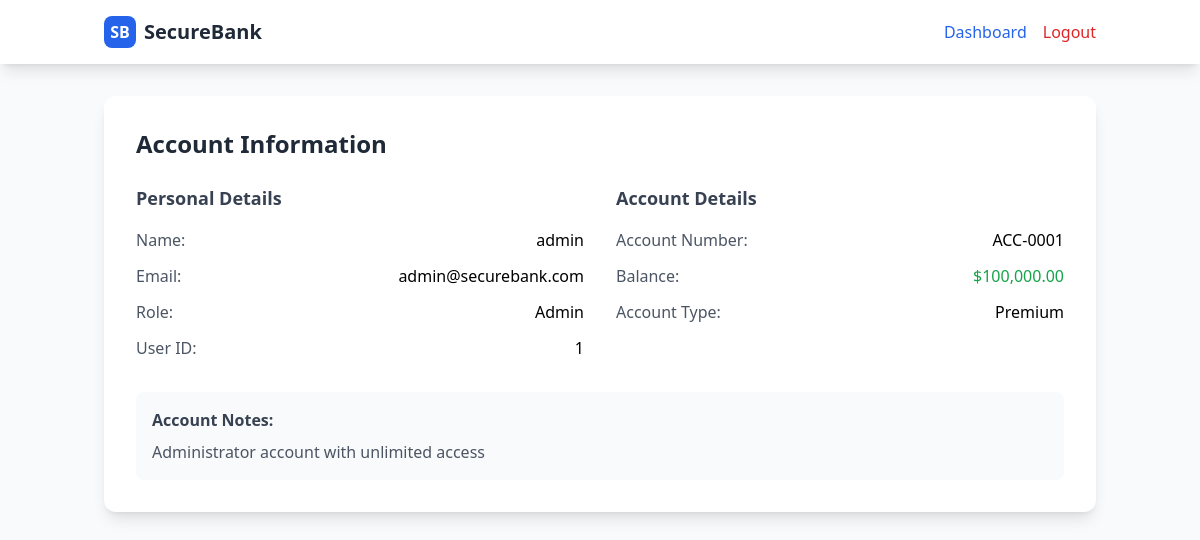
The app's page /account.php (signed in) with its own data.
### tables this page shows
CREATE TABLE accounts (
    id INT PRIMARY KEY AUTO_INCREMENT,
    user_id INT,
    account_number VARCHAR(20) UNIQUE,
    balance DECIMAL(10,2) DEFAULT 0.00,
    account_type ENUM('checking', 'savings', 'premium') DEFAULT 'checking',
    notes TEXT,
    FOREIGN KEY (user_id) REFERENCES users(id) ON DELETE CASCADE
);

CREATE TABLE users (
    id INT PRIMARY KEY AUTO_INCREMENT,
    username VARCHAR(50) UNIQUE NOT NULL,
    email VARCHAR(100) NOT NULL,
    password VARCHAR(255) NOT NULL,
    role ENUM('admin', 'premium', 'regular') DEFAULT 'regular',
    created_at TIMESTAMP DEFAULT CURRENT_TIMESTAMP
);

### account.php (the view, shortened to what this page needs)
<?php
require_once 'includes/config.php';
$user_id = $_GET['user_id'] ?? $_SESSION['user_id'];
$stmt = $pdo->prepare("SELECT u.*, a.* FROM users u
                       LEFT JOIN accounts a ON u.id = a.user_id
                       WHERE u.id = ?");
$stmt->execute([$user_id]);
$account_data = $stmt->fetch(PDO::FETCH_ASSOC);
?>
<!DOCTYPE html>
<html lang="en">
<head>
    <script src="https://cdn.tailwindcss.com"></script>
</head>
<body class="bg-gray-50 min-h-screen">
    <nav class="bg-white shadow-lg">
        <div class="container mx-auto px-4">
            <div class="flex justify-between items-center py-4">
                <div class="flex items-center space-x-2">
                    <div class="w-8 h-8 bg-blue-600 rounded-lg flex items-center justify-center">
                        <span class="text-white font-bold">SB</span>
                    </div>
                    <h1 class="text-xl font-bold text-gray-800">SecureBank</h1>
                </div>
                <div class="flex items-center space-x-4">
                    <a href="dashboard.php" class="text-blue-600 hover:text-blue-800">Dashboard</a>
                    <a href="logout.php" class="text-red-600 hover:text-red-800">Logout</a>
                </div>
            </div>
        </div>
    </nav>
    <div class="container mx-auto px-4 py-8">
        <?php if (isset($error)): ?>
            <div class="bg-red-100 border border-red-400 text-red-700 px-4 py-3 rounded mb-4">
                <?php echo htmlspecialchars($error); ?>
            </div>
        <?php else: ?>
            <div class="bg-white rounded-xl shadow-lg p-8 mb-8">
                <h2 class="text-2xl font-bold text-gray-800 mb-6">Account Information</h2>
                <div class="grid md:grid-cols-2 gap-8">
                    <div>
                        <h3 class="text-lg font-semibold text-gray-700 mb-4">Personal Details</h3>
                        <div class="space-y-3">
                            <div class="flex justify-between">
                                <span class="text-gray-600">Name:</span>
                                <span class="font-medium"><?php echo htmlspecialchars($account_data['username']); ?></span>
                            </div>
                            <div class="flex justify-between">
                                <span class="text-gray-600">Email:</span>
                                <span class="font-medium"><?php echo htmlspecialchars($account_data['email']); ?></span>
                            </div>
                            <div class="flex justify-between">
                                <span class="text-gray-600">Role:</span>
                                <span class="font-medium capitalize"><?php echo htmlspecialchars($account_data['role']); ?></span>
                            </div>
                            <div class="flex justify-between">
                                <span class="text-gray-600">User ID:</span>
                                <span class="font-medium"><?php echo htmlspecialchars($account_data['id']); ?></span>
                            </div>
                        </div>
                    </div>
                    <div>
                        <h3 class="text-lg font-semibold text-gray-700 mb-4">Account Details</h3>
                        <div class="space-y-3">
                            <div class="flex justify-between">
                                <span class="text-gray-600">Account Number:</span>
                                <span class="font-medium"><?php echo htmlspecialchars($account_data['account_number'] ?? 'N/A'); ?></span>
                            </div>
                            <div class="flex justify-between">
                                <span class="text-gray-600">Balance:</span>
                                <span class="font-medium text-green-600">$<?php echo number_format($account_data['balance'] ?? 0, 2); ?></span>
                            </div>
                            <div class="flex justify-between">
                                <span class="text-gray-600">Account Type:</span>
                                <span class="font-medium capitalize"><?php echo htmlspecialchars($account_data['account_type'] ?? 'N/A'); ?></span>
                            </div>
                        </div>
                    </div>
                </div>
                <?php if (!empty($account_data['notes'])): ?>
                    <div class="mt-8 p-4 bg-gray-50 rounded-lg">
                        <h4 class="font-semibold text-gray-700 mb-2">Account Notes:</h4>
                        <p class="text-gray-600"><?php echo htmlspecialchars($account_data['notes']); ?></p>
                    </div>
                <?php endif; ?>
            </div>
        <?php endif; ?>
    </div>
</body>
</html>

### records on screen
accounts: user.username "admin", user.email "admin@securebank.com", user.role "Admin", id "1", account_number "ACC-0001", balance "100,000.00", account_type "Premium", notes "Administrator account with unlimited access"
